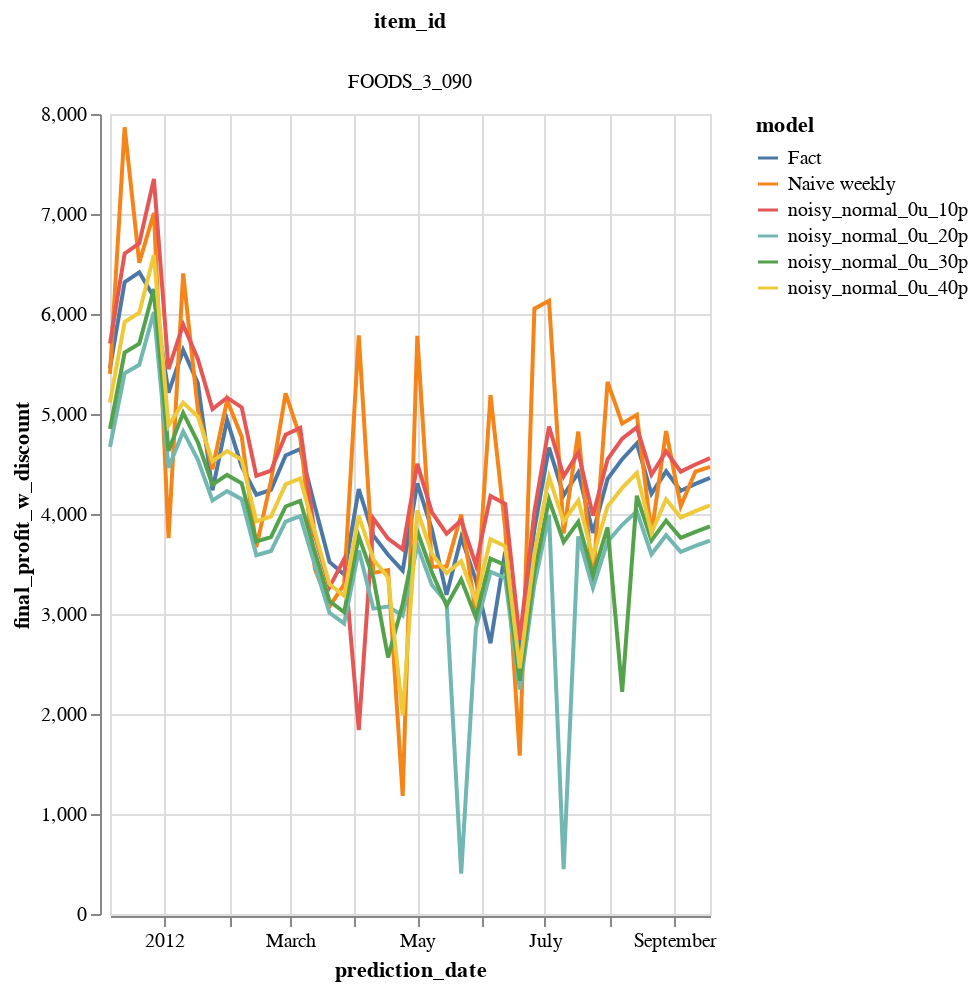

Notebook source saved alongside this figure:
### Code cell
alt.data_transformers.disable_max_rows()

alt.Chart(result_weekly.reset_index()).mark_line().encode(
    x='prediction_date:T',
    y=alt.Y('final_profit_w_discount:Q',scale=alt.Scale(zero=True)),
    color=alt.Color('model:N'),
    #row='model:N',
    column='item_id:N'
).properties(width=300, height=400)#.interactive()

### Figure 1 — Vega-Lite specification as saved in the notebook (floating-point values rounded to 4 significant figures; data arrays with more than 128 entries replaced by an {"elided": "..."} marker saying what was removed)
{"config": {"view": {"continuousWidth": 400, "continuousHeight": 300}}, "data": {"name": "data-ca949acf02559cac4cd905aa41f77349"}, "mark": "line", "encoding": {"color": {"type": "nominal", "field": "model"}, "column": {"type": "nominal", "field": "item_id"}, "x": {"type": "temporal", "field": "prediction_date"}, "y": {"type": "quantitative", "field": "final_profit_w_discount", "scale": {"zero": true}}}, "height": 400, "width": 300, "$schema": "https://vega.github.io/schema/vega-lite/v4.8.1.json", "datasets": {"data-ca949acf02559cac4cd905aa41f77349": {"elided": "252 records"}}}
